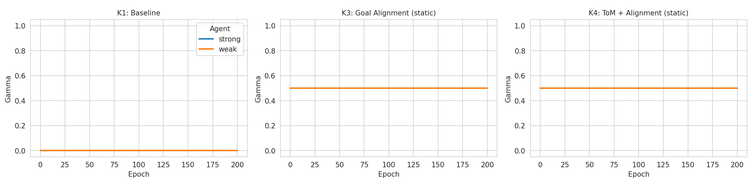
#> input picture simulation/phas_eai/results/extension3/ext3_gamma_baselines.png, 750 x 183 px, shrunk from 2241 x 546 before the run
$ python rearrange_gamma_plots.py
#> lines starting #> are read from the running program, lines starting #| are printed output that depends on the picture
#!/usr/bin/env python3
"""
Rearrange wide gamma evolution plots from 1xN horizontal rows into
2x2 grids for A4 readability.

Does NOT re-run the simulation -- works only with existing PNG files.
"""

from PIL import Image
import os

BASE = os.path.dirname(os.path.abspath(__file__))


def split_horizontal_panels(img, n_panels):
    """Split an image with N equally-spaced horizontal panels."""
    w, h = img.size
    panel_w = w // n_panels
    panels = []
    for i in range(n_panels):
        x0 = i * panel_w
        x1 = (i + 1) * panel_w if i < n_panels - 1 else w
        panels.append(img.crop((x0, 0, x1, h)))
    return panels


def arrange_2x2(panels, bg_color=(255, 255, 255)):
    """Arrange up to 4 panels into a 2x2 grid."""
    n = len(panels)
    pw = max(p.size[0] for p in panels)
    ph = max(p.size[1] for p in panels)

    cols = 2
    rows = (n + cols - 1) // cols

    out_w = pw * cols
    out_h = ph * rows
    out = Image.new("RGB", (out_w, out_h), bg_color)

    for idx, panel in enumerate(panels):
        row, col = divmod(idx, cols)
        x = col * pw
        y = row * ph
        out.paste(panel, (x, y))

    return out


def process_file(rel_path, n_panels, suffix="_grid"):
    """Load a wide PNG, split into panels, rearrange as 2x2, save."""
    full_path = os.path.join(BASE, rel_path)
    if not os.path.exists(full_path):
        print(f"  SKIP (not found): {rel_path}")
        return None

    img = Image.open(full_path)
    print(f"  Input: {rel_path} ({img.size[0]}x{img.size[1]}, {n_panels} panels)")

    panels = split_horizontal_panels(img, n_panels)
    grid = arrange_2x2(panels)

    # Save next to original with suffix
    base_name, ext = os.path.splitext(full_path)
    out_path = base_name + suffix + ext
    grid.save(out_path, dpi=(150, 150))
    print(f"  Output: {os.path.relpath(out_path, BASE)} ({grid.size[0]}x{grid.size[1]})")
    return out_path


def main():
    print("Rearranging wide gamma evolution plots for A4 readability")
    print("=" * 60)

    jobs = [
        ("phas_eai/results/extension3/ext3_gamma_baselines.png", 3),
        ("phas_eai/results/extension3/ext3_gamma_dynamic.png", 4),
        ("phas_eai/results/combined/combined_gamma_baselines.png", 4),
        ("phas_eai/results/combined/combined_gamma_phas.png", 3),
    ]

    for rel_path, n_panels in jobs:
        process_file(rel_path, n_panels)
#> in process_file, img is the input picture: PIL image 750x183 RGBA; mean R, G, B, A 250.3, 249.5, 248.7, 255
#|   Input: phas_eai/results/extension3/ext3_gamma_baselines.png (750x183, 3 panels)
#> after the loop in split_horizontal_panels, `for i in range(n_panels):`: panels = 3 items
#> in arrange_2x2, `n = len(panels)`: n = 3
#> in arrange_2x2, `pw = max(p.size[0] for p in panels)`: pw = 250
#> in arrange_2x2, `ph = max(p.size[1] for p in panels)`: ph = 183
#> in arrange_2x2, `rows = (n + cols - 1) // cols`: rows = 2
#> in arrange_2x2, `out_w = pw * cols`: out_w = 500
#> in arrange_2x2, `out_h = ph * rows`: out_h = 366
#> in arrange_2x2, `out = Image.new("RGB", (out_w, out_h), bg_color)`: out: PIL image 500x366 RGB; every value is 255
#> the loop in arrange_2x2, `for idx, panel in enumerate(panels):` made 3 passes
#> (row, col, x, y) on passes 1 to 3: (0, 0, 0, 0), (0, 1, 250, 0), (1, 0, 0, 183)
#> after the loop in arrange_2x2, `for idx, panel in enumerate(panels):`:
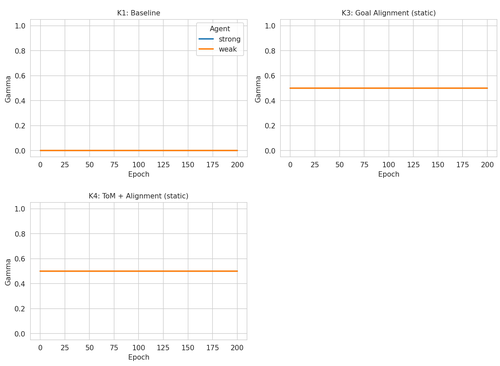
#> out: PIL image 500x366 RGB; mean R, G, B 251.4, 250.8, 250.3
#|   Output: phas_eai/results/extension3/ext3_gamma_baselines_grid.png (500x366)
        print()
#> pass 2 of the loop in main, `for rel_path, n_panels in jobs:`:
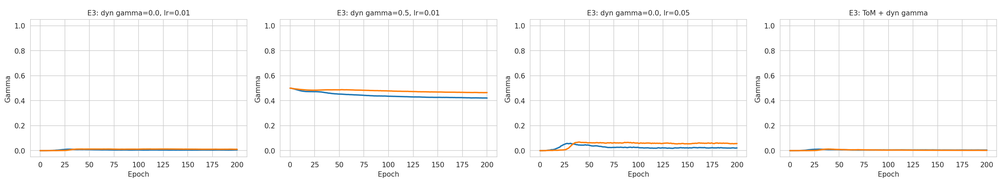
#> input picture simulation/phas_eai/results/extension3/ext3_gamma_dynamic.png, 1000 x 183 px, shrunk from 2988 x 546 before the run
#> in process_file, img is the input picture: PIL image 1000x183 RGBA; mean R, G, B, A 249.5, 249.1, 248.6, 255
#|   Input: phas_eai/results/extension3/ext3_gamma_dynamic.png (1000x183, 4 panels)
#> in process_file (call 2), `panels = split_horizontal_panels(img, n_panels)`: panels = 4 items
#> n = 4
#> the loop in arrange_2x2 (call 2), `for idx, panel in enumerate(panels):` made 4 passes
#> after the loop in arrange_2x2 (call 2), `for idx, panel in enumerate(panels):`:
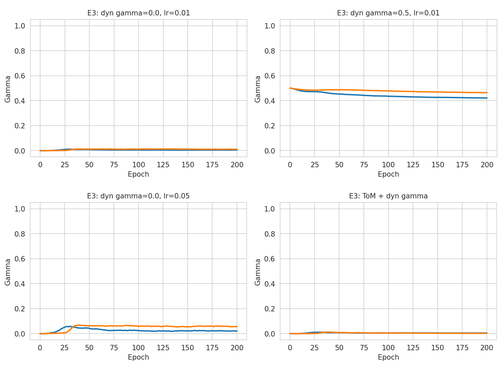
#> out: PIL image 500x366 RGB; mean R, G, B 249.5, 249.1, 248.6
#|   Output: phas_eai/results/extension3/ext3_gamma_dynamic_grid.png (500x366)
#> pass 3 of the loop in main, `for rel_path, n_panels in jobs:`:
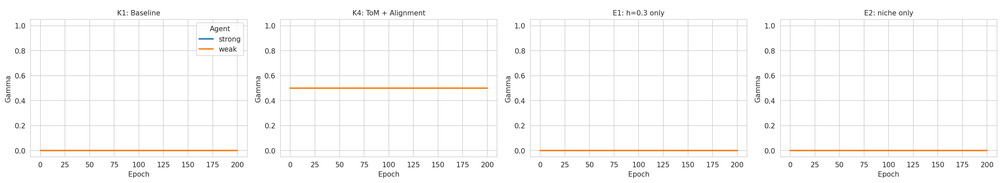
#> input picture simulation/phas_eai/results/combined/combined_gamma_baselines.png, 1000 x 183 px, shrunk from 2988 x 546 before the run
#> in process_file, img is the input picture: PIL image 1000x183 RGBA; mean R, G, B, A 250.6, 249.8, 249, 255
#|   Input: phas_eai/results/combined/combined_gamma_baselines.png (1000x183, 4 panels)
#> the loop in arrange_2x2 (call 3), `for idx, panel in enumerate(panels):` made 4 passes
#> after the loop in arrange_2x2 (call 3), `for idx, panel in enumerate(panels):`:
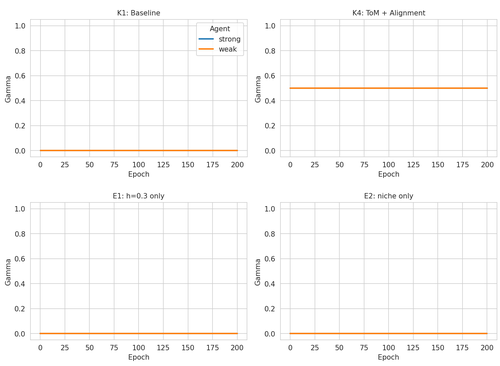
#> out: PIL image 500x366 RGB; mean R, G, B 250.6, 249.8, 249
#|   Output: phas_eai/results/combined/combined_gamma_baselines_grid.png (500x366)
#> the loop made 4 passes; the first 3 are shown

    print("Done. Original files are unchanged.")


if __name__ == "__main__":
    main()
